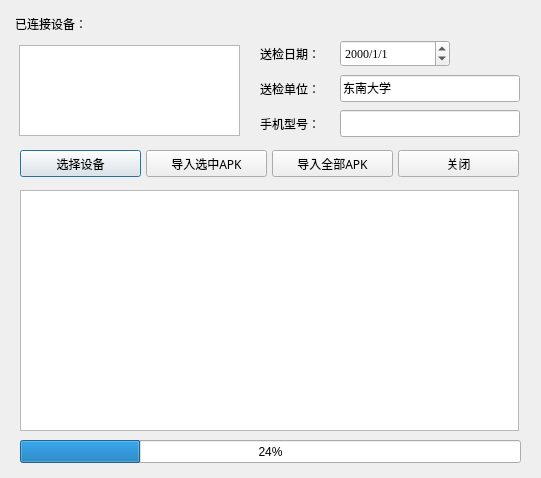
<?xml version="1.0" encoding="UTF-8"?>
<ui version="4.0">
 <class>selectDialog</class>
 <widget class="QDialog" name="selectDialog">
  <property name="geometry">
   <rect>
    <x>0</x>
    <y>0</y>
    <width>541</width>
    <height>478</height>
   </rect>
  </property>
  <property name="font">
   <font>
    <family>Arial Black</family>
   </font>
  </property>
  <property name="windowTitle">
   <string>请选择设备</string>
  </property>
  <widget class="QProgressBar" name="progressBar">
   <property name="geometry">
    <rect>
     <x>20</x>
     <y>440</y>
     <width>501</width>
     <height>23</height>
    </rect>
   </property>
   <property name="font">
    <font>
     <family>Arial</family>
    </font>
   </property>
   <property name="value">
    <number>24</number>
   </property>
  </widget>
  <widget class="QListView" name="listView">
   <property name="geometry">
    <rect>
     <x>19</x>
     <y>45</y>
     <width>221</width>
     <height>91</height>
    </rect>
   </property>
   <property name="font">
    <font>
     <family>Arial</family>
    </font>
   </property>
   <property name="frameShape">
    <enum>QFrame::StyledPanel</enum>
   </property>
   <property name="layoutMode">
    <enum>QListView::SinglePass</enum>
   </property>
   <property name="spacing">
    <number>1</number>
   </property>
  </widget>
  <widget class="QLabel" name="label">
   <property name="geometry">
    <rect>
     <x>15</x>
     <y>15</y>
     <width>111</width>
     <height>17</height>
    </rect>
   </property>
   <property name="text">
    <string>已连接设备：</string>
   </property>
  </widget>
  <widget class="QPushButton" name="pushButton">
   <property name="geometry">
    <rect>
     <x>20</x>
     <y>150</y>
     <width>121</width>
     <height>27</height>
    </rect>
   </property>
   <property name="text">
    <string>选择设备</string>
   </property>
  </widget>
  <widget class="QPushButton" name="pushButton_2">
   <property name="geometry">
    <rect>
     <x>398</x>
     <y>150</y>
     <width>121</width>
     <height>27</height>
    </rect>
   </property>
   <property name="text">
    <string>关闭</string>
   </property>
  </widget>
  <widget class="QLabel" name="label_2">
   <property name="geometry">
    <rect>
     <x>260</x>
     <y>40</y>
     <width>111</width>
     <height>27</height>
    </rect>
   </property>
   <property name="text">
    <string>送检日期：</string>
   </property>
  </widget>
  <widget class="QLabel" name="label_3">
   <property name="geometry">
    <rect>
     <x>260</x>
     <y>75</y>
     <width>111</width>
     <height>27</height>
    </rect>
   </property>
   <property name="text">
    <string>送检单位：</string>
   </property>
  </widget>
  <widget class="QLineEdit" name="lineEdit">
   <property name="geometry">
    <rect>
     <x>340</x>
     <y>75</y>
     <width>180</width>
     <height>27</height>
    </rect>
   </property>
   <property name="text">
    <string>东南大学</string>
   </property>
  </widget>
  <widget class="QDateEdit" name="dateEdit">
   <property name="geometry">
    <rect>
     <x>340</x>
     <y>40</y>
     <width>110</width>
     <height>27</height>
    </rect>
   </property>
   <property name="font">
    <font>
     <family>Times New Roman</family>
    </font>
   </property>
   <property name="currentSection">
    <enum>QDateTimeEdit::YearSection</enum>
   </property>
   <property name="displayFormat">
    <string>yyyy/M/d</string>
   </property>
  </widget>
  <widget class="QLabel" name="label_4">
   <property name="geometry">
    <rect>
     <x>260</x>
     <y>110</y>
     <width>111</width>
     <height>27</height>
    </rect>
   </property>
   <property name="text">
    <string>手机型号：</string>
   </property>
  </widget>
  <widget class="QLineEdit" name="lineEdit_2">
   <property name="geometry">
    <rect>
     <x>340</x>
     <y>110</y>
     <width>180</width>
     <height>27</height>
    </rect>
   </property>
   <property name="font">
    <font>
     <family>Times New Roman</family>
    </font>
   </property>
   <property name="text">
    <string/>
   </property>
  </widget>
  <widget class="QTableWidget" name="tableWidget">
   <property name="geometry">
    <rect>
     <x>20</x>
     <y>190</y>
     <width>499</width>
     <height>241</height>
    </rect>
   </property>
   <property name="font">
    <font>
     <family>Arial</family>
     <pointsize>9</pointsize>
    </font>
   </property>
  </widget>
  <widget class="QPushButton" name="pushButton_3">
   <property name="geometry">
    <rect>
     <x>146</x>
     <y>150</y>
     <width>121</width>
     <height>27</height>
    </rect>
   </property>
   <property name="text">
    <string>导入选中APK</string>
   </property>
  </widget>
  <widget class="QPushButton" name="pushButton_4">
   <property name="geometry">
    <rect>
     <x>272</x>
     <y>150</y>
     <width>121</width>
     <height>27</height>
    </rect>
   </property>
   <property name="text">
    <string>导入全部APK</string>
   </property>
  </widget>
  <zorder>pushButton</zorder>
  <zorder>progressBar</zorder>
  <zorder>listView</zorder>
  <zorder>label</zorder>
  <zorder>pushButton_2</zorder>
  <zorder>label_2</zorder>
  <zorder>label_3</zorder>
  <zorder>lineEdit</zorder>
  <zorder>dateEdit</zorder>
  <zorder>label_4</zorder>
  <zorder>lineEdit_2</zorder>
  <zorder>tableWidget</zorder>
  <zorder>pushButton_3</zorder>
  <zorder>pushButton_4</zorder>
 </widget>
 <resources/>
 <connections/>
</ui>
